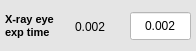
   <widget class="QWidget" name="col_ztrans_2" native="true">
    <property name="geometry">
     <rect>
      <x>10</x>
      <y>495</y>
      <width>196</width>
      <height>51</height>
     </rect>
    </property>
    <property name="autoFillBackground">
     <bool>false</bool>
    </property>
    <property name="styleSheet">
     <string notr="true">background-color: rgb(229, 229, 229);</string>
    </property>
    <widget class="QLineEdit" name="ed_xeExp">
     <property name="geometry">
      <rect>
       <x>130</x>
       <y>12</y>
       <width>61</width>
       <height>28</height>
      </rect>
     </property>
     <property name="styleSheet">
      <string notr="true">background-color: rgb(255, 255, 255);</string>
     </property>
     <property name="text">
      <string>0.002</string>
     </property>
     <property name="alignment">
      <set>Qt::AlignCenter</set>
     </property>
    </widget>
    <widget class="QLabel" name="lbl_xeExp_label">
     <property name="geometry">
      <rect>
       <x>5</x>
       <y>5</y>
       <width>81</width>
       <height>41</height>
      </rect>
     </property>
     <property name="font">
      <font>
       <pointsize>8</pointsize>
       <weight>75</weight>
       <bold>true</bold>
      </font>
     </property>
     <property name="text">
      <string>X-ray eye
exp time</string>
     </property>
     <property name="alignment">
      <set>Qt::AlignLeading|Qt::AlignLeft|Qt::AlignVCenter</set>
     </property>
    </widget>
    <widget class="QLabel" name="lbl_xeExp_RBV">
     <property name="geometry">
      <rect>
       <x>75</x>
       <y>17</y>
       <width>51</width>
       <height>20</height>
      </rect>
     </property>
     <property name="text">
      <string>0.002</string>
     </property>
    </widget>
   </widget>
